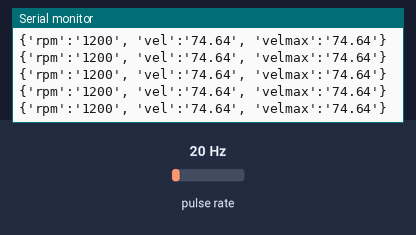
The sketch below on a simulated ESP8266 (NodeMCU). On the bench: the last lines printed to the serial monitor. Wiring (inferred from the names in the program): pulse sensor: data GPIO 5. The test bench sets the inputs (shaded band); at power-on: pulse rate 20 Hz. WiFi joins after 1.5 s; servers stay silent unless stated; no MQTT or app messages arrive unless stated.

Above: at 2.7 s.
2.8 s: pulse rate (sensor on GPIO 5) set to 4 Hz
At 3.16 s:
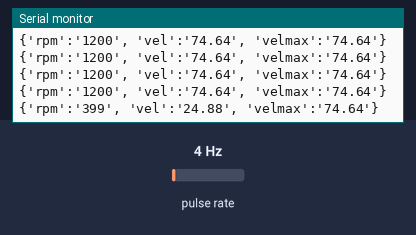
4.3 s: pulse rate (sensor on GPIO 5) set to 50 Hz
At 4.35 s:
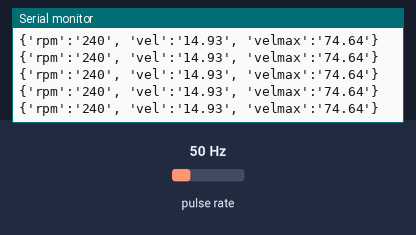
Timing chart, 0 to 7.3 s (numbered marks = the images above; inputs shaded):
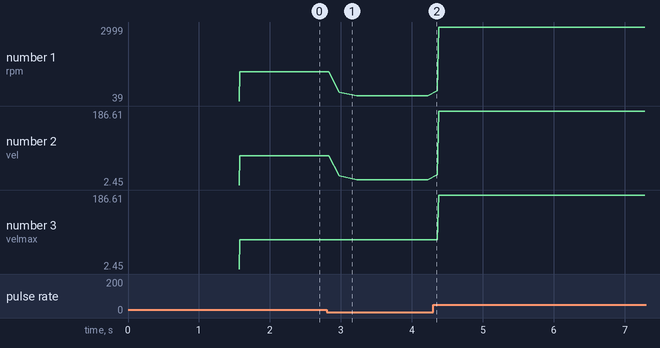

Measured:
- after the input at 2.8 s, the serial monitor: prints a new line after 0.18 s (image 1)
- plotted number 1: 1200 → 240 after the input at 2.8 s, 240 → 2999 after the input at 4.3 s
- plotted number 2: 74.64 → 14.93 after the input at 2.8 s, 14.93 → 186.61 after the input at 4.3 s
- plotted number 3: 74.64 → 186.61 after the input at 4.3 s

The sketch:

tacometro-mqtt.ino
```cpp
#include <ESP8266WiFi.h>
#include <PubSubClient.h>
#include <EEPROM.h>


const char* ssid = "wifi_ssid";
const char* password = "sup3rp4ss";
const char* mqtt_server = "127.0.0.1";

WiFiClient espClient;
PubSubClient client(espClient);
const char* outTopic = "Zombies/ESP8266";

volatile float tiempo0 = 0;
volatile float tiempo1 = 0;

int RPM = 0;
float VEL = 0.00;
float VELMAX = 0.00;
float omega = 0;
const float pi = 3.14159;
const float dosPi = 6.28318;
const float radioIman = 0.165;    //En principio no hace falta para calcular la velocidad angular
const float radioRueda = 0.165;   //hace falta para calcular la velocidad lineal del coche
const int hallPin = 5;

boolean detectado = false; //usar la flag, si se hace un publish mqtt dentro de pulsoRueda() rompe, es un bug conocido

void setup_wifi() {
  delay(10);
  // Conectamos con la red wifi
  Serial.println();
  Serial.print("Connecting to ");
  Serial.println(ssid);

  WiFi.begin(ssid, password);

  while (WiFi.status() != WL_CONNECTED) {
    for(int i = 0; i<500; i++){
      delay(1);
    }
    Serial.print(".");
  }

  Serial.println("");
  Serial.println("WiFi connected");
  Serial.println("IP address: ");
  Serial.println(WiFi.localIP());
}

void reconnect() {
  // Loop hasta que conecte
  while (!client.connected()) {
    Serial.print("Attempting MQTT connection...");
    // Intenta conectar
    if (client.connect("ESP8266Client")) {
      Serial.println("connected");
      // Una vez conectado publica...
      client.publish(outTopic, "ESP8266 arrancado");
    } else {
      Serial.print("failed, rc=");
      Serial.print(client.state());
      Serial.println(" try again in 5 seconds");
      // Espera 5 segundos antes de reintentarlo
      for(int i = 0; i<5000; i++){
        delay(1);
      }
    }
  }
}

void pulsoRueda(){
  tiempo1 = micros();
  omega = (dosPi*1000000 / (tiempo1 - tiempo0)); //Omega en radianes/segundo
  RPM = ((omega * 60) / dosPi);
  VEL = omega * radioRueda *3.6;   //Velocidad en Km/hora
  tiempo0 = tiempo1;

  //Publicando datos en el MQTT
  //client.publish(outTopic, "{'rpm':'', 'vel':'', 'velmax':''}");   //ROMPE
  detectado = true;
}

void setup() {
  Serial.begin(115200);
  pinMode(hallPin, INPUT_PULLUP);
  setup_wifi();                   // Connect to wifi
  client.setServer(mqtt_server, 1883);

  //Usamos interrupciones para evitar que el arduino se pase todo el tiempo leyendo del pin
  attachInterrupt(hallPin, pulsoRueda, FALLING);
}

void loop() {

  if (!client.connected()) {
    reconnect();
  }
  client.loop();

  if (VEL >= VELMAX){
    VELMAX = VEL;
  }

  //Publicar por MQTT datos del sensor por el puerto serie.
  // RPM, VEL, VELMAX
  if(detectado){
    detectado = false;

    String rpm = String(RPM);
    String vel = String(VEL, 2);
    String velmax = String(VELMAX, 2);
    String msgstr = "{'rpm':'" + rpm + "', 'vel':'" + vel + "', 'velmax':'" + velmax + "'}";

    char msg[128];
    msgstr.toCharArray(msg, 128);

    Serial.println(msg);
    client.publish(outTopic, msg);
  }

}
```
